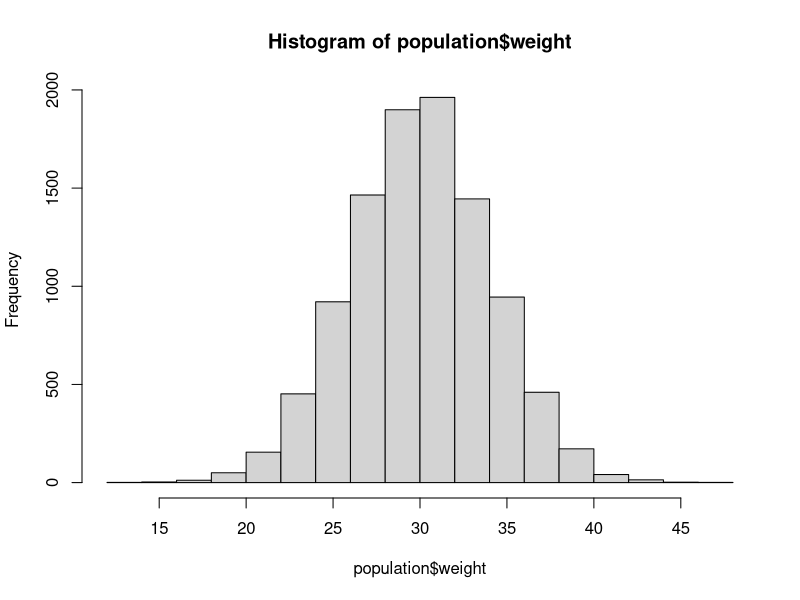
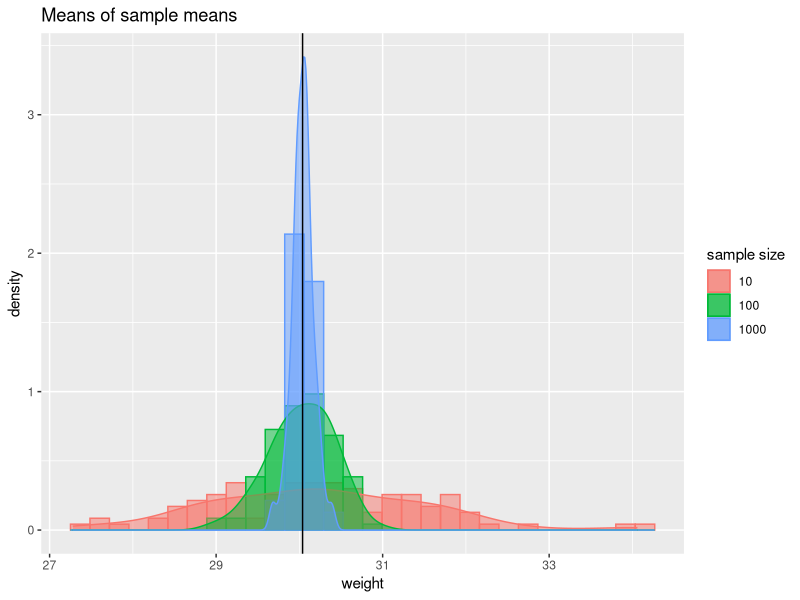
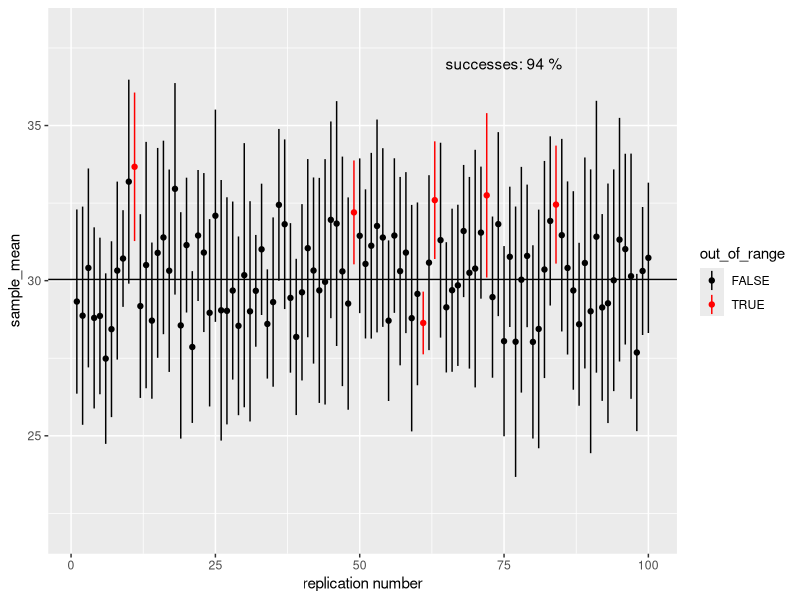
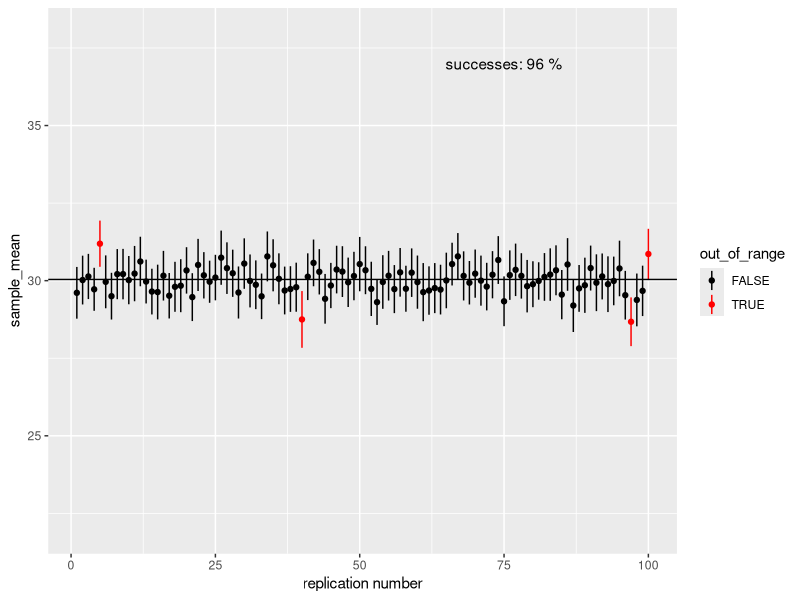

R code for these plots, in order:
## ---- chunk 1

pop_size <- 10000
weight_mean <- 30
weight_sd <- 4

population <- data.frame(
        wug_id = seq(pop_size),
        weight = rnorm(pop_size, mean = weight_mean, sd = weight_sd)
)
## ---- chunk 2
hist(population$weight)
## ---- chunk 3
mean(population$weight)
sd(population$weight)
range(population$weight)
## ---- chunk 4
library(dplyr)
## ---- chunk 5
population %>% 
        sample_n(1)
## ---- chunk 6
index <- sample(x = 1:nrow(population), size = 1)
population[index, ]
## ---- chunk 7
sample_size <- 10

wug_sample <- population %>% 
        sample_n(sample_size)
mean(wug_sample$weight)
# or 
#index <- sample(x = 1:nrow(population), size = sample_size)
#wug_sample <- population[index, ]
## ---- chunk 8
sample_size <- 1000

wug_sample <- population %>% 
        sample_n(sample_size)
mean(wug_sample$weight)
# or 
#index <- sample(x = 1:nrow(population), size = sample_size)
#wug_sample <- population[index, ]
## ---- chunk 9
library(ggplot2)

## 
wug_sample <- function(sample_size){
        # Do 100 iterations of sampling
        sample_means <- NULL
        for(i in 1:100){
                index <- sample(x = 1:nrow(population), 
                                size = sample_size)
                wug_sample <- population[index, ]
                sample_means[i] <- mean(wug_sample$weight)
        }
        
        wug_df <- data.frame(
                sample_size = rep(x = sample_size, length.out = 100 ),
                weight = sample_means
        )
        return(wug_df)
        
}  

samp_comp <- rbind(wug_sample(sample_size = 1000), 
                   wug_sample(sample_size = 100),
                   wug_sample(sample_size = 10))

ggplot(data = samp_comp, aes(weight,
                             fill = as.factor(sample_size),
                             color = as.factor(sample_size))) +
        geom_histogram(aes(y = ..density..),
                       alpha = 0.5, position = 'identity') +
        geom_density(alpha = 0.5) +
        ggtitle("Means of sample means")+
        geom_vline(xintercept = mean(population$weight)) +
        scale_fill_discrete(name = 'sample size') +
        scale_color_discrete(name = 'sample size')
## ---- chunk 10
confint_int <- function(x, n, level = .95){
        percentile <- 1 - (1 - level)/2
        degree_of_freedom <- n - 1
        
        percentile_of_tdist <- qt(p =percentile , df = n -1)
        standard_error_mean <-  sd(x)/sqrt(n)
        
        lower_bound <- mean(x) - (percentile_of_tdist * standard_error_mean)
        upper_bound <- mean(x) + (percentile_of_tdist * standard_error_mean)
        
        return(c(lower_bound, upper_bound))
}


sample_size <- 10
index <- sample(x = 1:nrow(population), 
                size = sample_size)
wug_sample <- population[index, ]
ci <- confint_int(x = wug_sample$weight, n = sample_size)
ci
## ---- chunk 11

ci_plot <- function(sample_size) {
        ci_data <- data.frame(
                'sample_mean' = numeric(),
                'lower_ci' = numeric(),
                'upper_ci' = numeric(),
                'out_of_range' = logical()
        )
        for (i in 1:100) {
                #sample_size <- 10
                index <- sample(x = 1:nrow(population),
                                size = sample_size)
                wug_sample <- population[index,]
                ci <-confint_int(x = wug_sample$weight, n = sample_size)
                ci_data[i, 1] <- mean(wug_sample$weight)
                ci_data[i, 2] <- ci[1]
                ci_data[i, 3] <- ci[2]
                if (mean(population$weight) > ci[2] |
                    mean(population$weight) < ci[1]) {
                        ci_data[i, 4] <- TRUE
                } else{
                        ci_data[i, 4] <- FALSE
                }
        }
        
        successes <-
                sum(ci_data$out_of_range == F) / nrow(ci_data) * 100
        
        ggplot(ci_data,
               aes(x = 1:nrow(ci_data),
                   y = sample_mean,
                   color = out_of_range)) +
                geom_point() +
                geom_linerange(aes(ymin = lower_ci, ymax = upper_ci)) +
                ylim(c(22, 38)) +
                xlab('replication number') +
                geom_hline(yintercept = mean(population$weight)) +
                scale_color_manual(values = c('black', 'red')) +
                annotate(
                        geom = 'text',
                        x = 75,
                        y = 37,
                        label = paste("successes:", successes, "%")
                )
        
}

## ---- chunk 12
ci_plot(sample_size = 10)
## ---- chunk 13
ci_plot(sample_size = 100)
## ---- chunk 14
date <- "2020-10-19"
## ---- chunk 15

